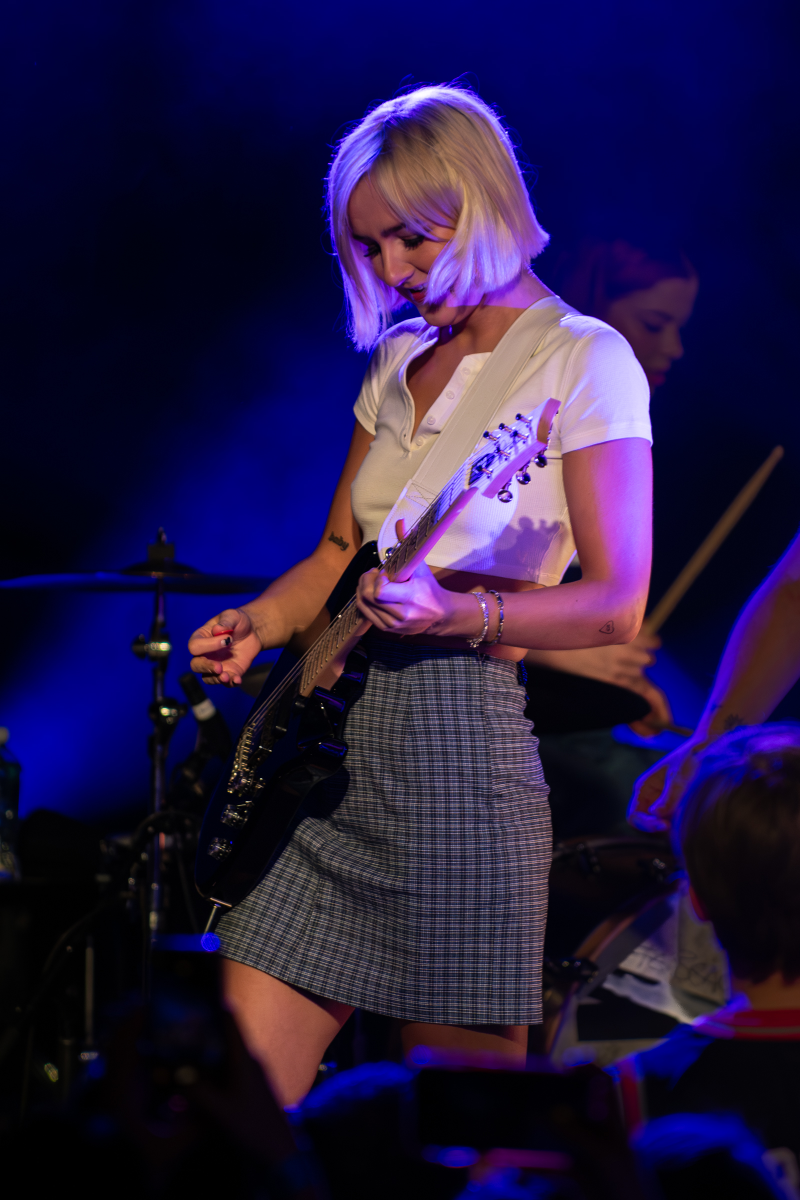
#> input picture photos/Concerts/Mosie-TheBeaches-01.jpg, 1600 x 2400 px (shown at 1/2 size); its folder holds only this picture in this run
$ python generate_metadata.py
#> lines starting #> are read from the running program, lines starting #| are printed output that depends on the picture
import os
import json
from datetime import datetime
from PIL import Image

def is_portrait(image_path):
    with Image.open(image_path) as img:
        width, height = img.size
    return height > width

def generate_thumbnail(image_path, thumbnail_path, size=(200, 200)):
#> called with image_path = 'photos/Concerts/Mosie-TheBeaches-01.jpg', size = (200, 200)
    with Image.open(image_path) as img:
#> img is the input picture: PIL image 1600x2400 RGB; mean R, G, B 36.9, 24.8, 65.8
        img.thumbnail(size)
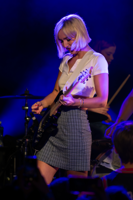
#> img: PIL image 133x200 RGB; mean R, G, B 36.9, 24.8, 65.8
        img.save(thumbnail_path)

def generate_photo_metadata(category):
    folder_path = os.path.join('photos', category)
    thumbnail_folder = os.path.join(folder_path, 'thumbnails')

    if not os.path.exists(thumbnail_folder):
        os.makedirs(thumbnail_folder)

    photos = []

    for filename in os.listdir(folder_path):
        if filename.lower().endswith(('.jpg', '.jpeg', '.png')):
            filepath = os.path.join(folder_path, filename)
            thumbnail_path = os.path.join(thumbnail_folder, filename)

            generate_thumbnail(filepath, thumbnail_path)

            creation_time = os.path.getctime(filepath)
            photos.append({
                'file': filename,
                'date': datetime.fromtimestamp(creation_time).isoformat(),
                'portrait': is_portrait(filepath)
            })

    output_file = os.path.join('js', f'{category}.json')
    with open(output_file, 'w') as json_file:
        json.dump(photos, json_file, indent=4)

def generate_metadata_for_all_categories():
    photos_root = 'photos'
    categories = [name for name in os.listdir(photos_root) if os.path.isdir(os.path.join(photos_root, name))]

    for category in categories:
        print(f"Generating metadata for category: {category}")
        generate_photo_metadata(category)

    categories_file = 'js/categories.json'

    with open(categories_file, 'w') as f:
        json.dump({'categories': categories}, f, indent=4)

if __name__ == "__main__":
    generate_metadata_for_all_categories()
    print("Metadata generation complete.")

$ run again, on photos/Concerts/mosie-MattNathanson-082722-1.jpg
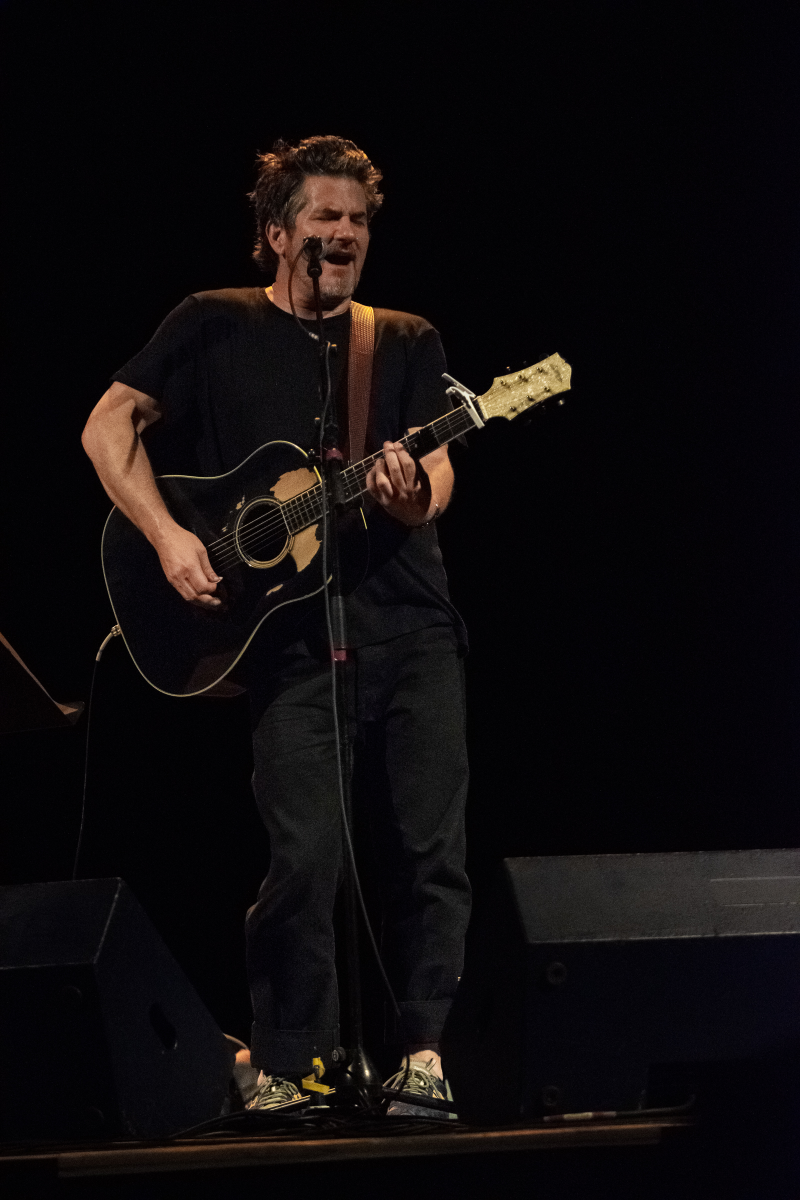
#> input picture photos/Concerts/mosie-MattNathanson-082722-1.jpg, 1600 x 2400 px (shown at 1/2 size)
#> in generate_thumbnail, img is the input picture: PIL image 1600x2400 RGB; mean R, G, B 14.2, 11, 12.1
#> in generate_thumbnail, `img.thumbnail(size)`:
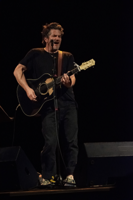
#> img: PIL image 133x200 RGB; mean R, G, B 14.2, 10.9, 12.1
